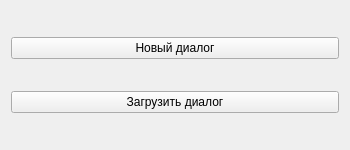
<?xml version="1.0" encoding="UTF-8"?>
<ui version="4.0">
 <class>MainWindow</class>
 <widget class="QMainWindow" name="MainWindow">
  <property name="geometry">
   <rect>
    <x>0</x>
    <y>0</y>
    <width>350</width>
    <height>150</height>
   </rect>
  </property>
  <property name="sizePolicy">
   <sizepolicy hsizetype="Fixed" vsizetype="Fixed">
    <horstretch>0</horstretch>
    <verstretch>0</verstretch>
   </sizepolicy>
  </property>
  <property name="windowTitle">
   <string>Интерактивный мессенджер</string>
  </property>
  <widget class="QWidget" name="centralWidget">
   <layout class="QGridLayout" name="gridLayout">
    <item row="0" column="0">
     <widget class="QPushButton" name="newDialogButton">
      <property name="text">
       <string>Новый диалог</string>
      </property>
     </widget>
    </item>
    <item row="1" column="0">
     <widget class="QPushButton" name="loadDialogButton">
      <property name="text">
       <string>Загрузить диалог</string>
      </property>
     </widget>
    </item>
   </layout>
  </widget>
 </widget>
 <layoutdefault spacing="6" margin="11"/>
 <resources/>
 <connections/>
</ui>
